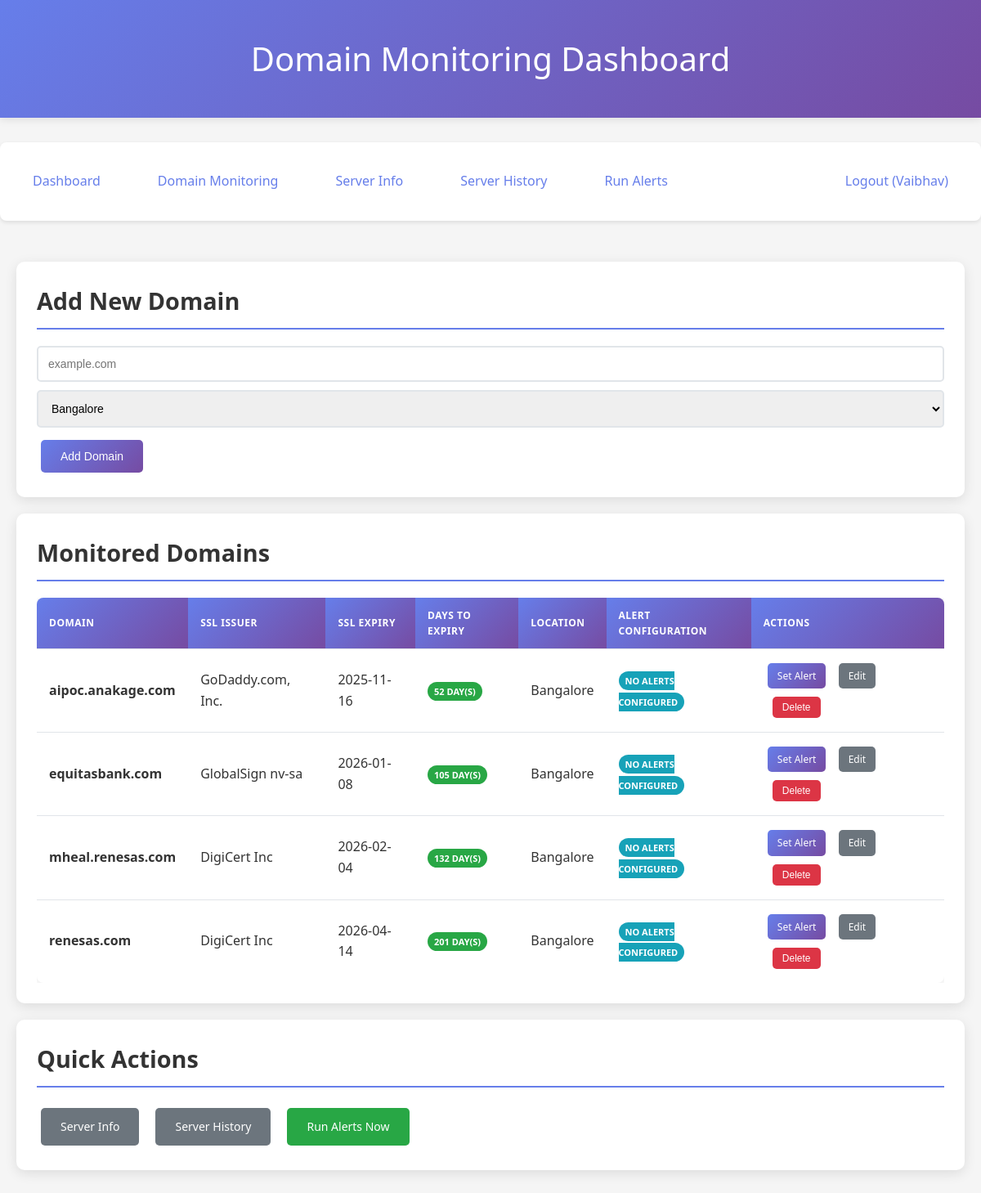
Page /domain (signed in) on the committed database.
### tables this page shows
CREATE TABLE users (
            id INTEGER PRIMARY KEY AUTOINCREMENT,
            name TEXT,
            email TEXT UNIQUE NOT NULL,
            password_hash TEXT NOT NULL,
            role TEXT NOT NULL,          -- super_admin, admin, super_analytics, analytics
            location TEXT                -- required for admin/analytics
        );

CREATE TABLE domains (
            id INTEGER PRIMARY KEY AUTOINCREMENT,
            name TEXT UNIQUE NOT NULL,
            registrar TEXT,
            creation_date TEXT,
            expiration_date TEXT,
            ssl_issuer TEXT,
            ssl_expiry TEXT,
            location TEXT
        );

### 1app.py (the view, shortened to what this page needs)
@app.route('/domain', methods=['GET', 'POST'])
@login_required
def domain():
    conn = get_db_connection()
    c = conn.cursor()
    user = get_current_user()
    base_sql = """
        SELECT d.name, d.registrar, d.creation_date, d.expiration_date, d.ssl_issuer, d.ssl_expiry, d.location,
               a.recipients, a.days_before, a.send_once, a.sent, a.frequency, a.end_date, a.active, a.last_sent
        FROM domains d
        LEFT JOIN domain_alerts a ON a.domain_name = d.name
    """
    params = []
    if user and user["role"] in ("admin", "analytics"):
        base_sql += " WHERE LOWER(d.location)=LOWER(?)"
        params.append(user["location"] or "")
    base_sql += " ORDER BY d.name"
    c.execute(base_sql, params)
    rows = c.fetchall()
    domains = []
    now = datetime.datetime.now()
    for r in rows:
        ssl_expiry = r["ssl_expiry"]
        days_left = None
        try:
            if ssl_expiry:
                expiry_dt = datetime.datetime.strptime(ssl_expiry, "%Y-%m-%d")
                days_left = (expiry_dt - now).days
        except Exception:
            days_left = None
        domains.append({
            "name": r["name"],
            "registrar": r["registrar"],
            "creation_date": r["creation_date"],
            "expiration_date": r["expiration_date"],
            "ssl_issuer": r["ssl_issuer"],
            "ssl_expiry": r["ssl_expiry"],
            "location": r["location"],
            "days_left": days_left,
            "alert_recipients": r["recipients"],
            "alert_days_before": r["days_before"],
            "alert_send_once": bool(r["send_once"]) if r["send_once"] is not None else False,
            "alert_sent": bool(r["sent"]) if r["sent"] is not None else False,
            "alert_frequency": r["frequency"],
            "alert_end_date": r["end_date"],
            "alert_active": bool(r["active"]) if r["active"] is not None else True,
            "alert_last_sent": r["last_sent"]
        })
    conn.close()
    return render_template('domain.html', domains=domains, now=now.date(), locations=get_locations(), user=user)

### 1app.py (called while the page is built)
def get_db_connection():
    conn = sqlite3.connect(DB_FILE)
    conn.row_factory = sqlite3.Row
    return conn

def get_current_user():
    user_id = session.get('user_id')
    if not user_id:
        return None
    conn = get_db_connection()
    c = conn.cursor()
    c.execute("SELECT id, name, email, role, location FROM users WHERE id = ?", (user_id,))
    row = c.fetchone()
    conn.close()
    return row

def login_required(view_func):
    @functools.wraps(view_func)
    def wrapper(*args, **kwargs):
        if not get_current_user():
            return redirect(url_for('login', next=request.path))
        return view_func(*args, **kwargs)
    return wrapper

def get_locations():
    conn = get_db_connection()
    c = conn.cursor()
    c.execute("SELECT name FROM locations ORDER BY name")
    rows = [r[0] for r in c.fetchall()]
    conn.close()
    return rows

### templates/domain.html (shortened to what this page needs)
<!DOCTYPE html>
<html>
<head>
    <link rel="stylesheet" href="{{ url_for('static', filename='style.css') }}">
</head>
<body>
    <header>
        <div class="container">
            <h1>Domain Monitoring Dashboard</h1>
        </div>
    </header>
    <nav>
        <div class="container">
            <ul>
                <li><a href="/">Dashboard</a></li>
                <li><a href="/domain">Domain Monitoring</a></li>
                <li><a href="/server">Server Info</a></li>
                <li><a href="/server/history">Server History</a></li>
                <li><a href="/run_alerts">Run Alerts</a></li>
                {% if user %}
                    <li style="margin-left:auto"><a href="/logout">Logout ({{ user.name }})</a></li>
                {% else %}
                    <li style="margin-left:auto"><a href="/login">Login</a></li>
                {% endif %}
            </ul>
        </div>
    </nav>
    <div class="container">
        <div class="card">
            <h2>Add New Domain</h2>
            <form method="POST" style="display: flex; gap: 10px; align-items: center; flex-wrap: wrap;">
                <input type="text" name="domain_name" placeholder="example.com" required class="form-control" style="flex: 1; min-width: 200px;">
                <select name="location" class="form-control" style="min-width: 180px;">
                    {% for loc in locations %}
                        <option value="{{ loc }}">{{ loc }}</option>
                    {% endfor %}
                </select>
                <button type="submit" class="btn btn-primary">Add Domain</button>
            </form>
        </div>
        {% if domains %}
            <div class="card">
                <h2>Monitored Domains</h2>
                <div class="table-container">
                    <table>
                        <thead>
                            <tr>
                                <th>Domain</th>
                                <th>SSL Issuer</th>
                                <th>SSL Expiry</th>
                                <th>Days to Expiry</th>
                                <th>Location</th>
                                <th>Alert Configuration</th>
                                <th>Actions</th>
                            </tr>
                        </thead>
                        <tbody>
                            {% for d in domains %}
                            <tr>
                                <td><strong>{{ d.name }}</strong></td>
                                <td>{{ d.ssl_issuer or '-' }}</td>
                                <td>{{ d.ssl_expiry or '-' }}</td>
                                <td>
                                    {% if d.days_left is not none %}
                                        {% if d.days_left < 0 %}
                                            <span class="badge badge-danger">Expired {{ -d.days_left }} day(s) ago</span>
                                        {% elif d.days_left <= 30 %}
                                            <span class="badge badge-warning">{{ d.days_left }} day(s)</span>
                                        {% else %}
                                            <span class="badge badge-success">{{ d.days_left }} day(s)</span>
                                        {% endif %}
                                    {% else %}
                                        <span class="badge badge-info">Unknown</span>
                                    {% endif %}
                                </td>
                                <td>{{ d.location or '-' }}</td>
                                <td>
                                    {% if d.alert_recipients %}
                                        <div style="font-size: 0.9em;">
                                            <div><strong>Recipients:</strong> {{ d.alert_recipients }}</div>
                                            <div><strong>Days before:</strong> {{ d.alert_days_before }}</div>
                                            <div><strong>Frequency:</strong> {{ d.alert_frequency or 'once' }}</div>
                                            <div><strong>Send once:</strong> {{ 'Yes' if d.alert_send_once else 'No' }}</div>
                                            <div><strong>Active:</strong> {{ 'Yes' if d.alert_active else 'No' }}</div>
                                            {% if d.alert_end_date %}
                                                <div><strong>Ends:</strong> {{ d.alert_end_date }}</div>
                                            {% endif %}
                                            {% if d.alert_last_sent %}
                                                <div><strong>Last Sent:</strong> {{ d.alert_last_sent }}</div>
                                            {% endif %}
                                            <div><strong>Status:</strong>
                                                <span class="badge {% if d.alert_sent %}badge-success{% else %}badge-warning{% endif %}">
                                                    {{ 'Sent' if d.alert_sent else 'Pending' }}
                                                </span>
                                            </div>
                                        </div>
                                    {% else %}
                                        <span class="badge badge-info">No alerts configured</span>
                                    {% endif %}
                                </td>
                                <td>
                                    <a href="{{ url_for('alert') }}?domain_name={{ d.name }}" class="btn btn-sm btn-primary">
                                        {{ 'Edit Alert' if d.alert_recipients else 'Set Alert' }}
                                    </a>
                                    <a href="/domain/edit/{{ d.name }}" class="btn btn-sm btn-secondary" style="margin-left:6px;">Edit</a>
                                    <form action="/domain/delete/{{ d.name }}" method="POST" style="display:inline-block; margin-left:6px;" onsubmit="return confirm('Delete domain \'"+ ({{ d.name|tojson }}) +"\'?');">
                                        <button type="submit" class="btn btn-sm btn-danger">Delete</button>
                                    </form>
                                </td>
                            </tr>
                            {% endfor %}
                        </tbody>
                    </table>
                </div>
            </div>
        {% else %}
            <div class="card">
                <div class="alert alert-info">
                    <strong>No domains configured yet.</strong> Add your first domain above to start monitoring SSL certificates and expiration dates.
                </div>
            </div>
        {% endif %}
        <div class="card">
            <h2>Quick Actions</h2>
            <div style="display: flex; gap: 10px; flex-wrap: wrap;">
                <a href="/server" class="btn btn-secondary">Server Info</a>
                <a href="/server/history" class="btn btn-secondary">Server History</a>
                <a href="/run_alerts" class="btn btn-success">Run Alerts Now</a>
            </div>
        </div>
    </div>
</body>
</html>

### static/style.css (style rules this page uses)
* { margin: 0; padding: 0; box-sizing: border-box; }
body { font-family: 'Segoe UI', Tahoma, Geneva, Verdana, sans-serif; line-height: 1.6; color: #333; background-color: #f5f5f5; }
.container { max-width: 1200px; margin: 0 auto; padding: 20px; }
header { background: linear-gradient(135deg, #667eea 0%, #764ba2 100%); color: white; padding: 20px 0; margin-bottom: 30px; box-shadow: 0 2px 10px rgba(0,0,0,0.1); }
header h1 { text-align: center; font-size: 2.5em; font-weight: 300; }
nav { background: white; padding: 15px 0; margin-bottom: 30px; box-shadow: 0 2px 5px rgba(0,0,0,0.1); border-radius: 8px; }
nav ul { list-style: none; display: flex; justify-content: center; gap: 30px; }
nav a { text-decoration: none; color: #667eea; font-weight: 500; padding: 10px 20px; border-radius: 5px; transition: all 0.3s ease; }
.card { background: white; padding: 25px; border-radius: 10px; box-shadow: 0 4px 15px rgba(0,0,0,0.1); margin-bottom: 20px; }
.card h2 { color: #333; margin-bottom: 20px; font-size: 1.8em; border-bottom: 2px solid #667eea; padding-bottom: 10px; }
.form-control { width: 100%; padding: 12px; border: 2px solid #e1e5e9; border-radius: 5px; font-size: 14px; transition: border-color 0.3s ease; }
.btn { padding: 12px 24px; border: none; border-radius: 5px; cursor: pointer; font-size: 14px; font-weight: 500; text-decoration: none; display: inline-block; transition: all 0.3s ease; margin: 5px; }
.btn-primary { background: linear-gradient(135deg, #667eea 0%, #764ba2 100%); color: white; }
.btn-secondary { background-color: #6c757d; color: white; }
.btn-danger { background-color: #dc3545; color: white; }
.btn-success { background-color: #28a745; color: white; }
.btn-sm { padding: 6px 12px; font-size: 12px; }
.table-container { overflow-x: auto; margin-top: 20px; }
table { width: 100%; border-collapse: collapse; background: white; border-radius: 8px; overflow: hidden; box-shadow: 0 2px 10px rgba(0,0,0,0.1); }
th, td { padding: 12px 15px; text-align: left; border-bottom: 1px solid #e1e5e9; }
th { background: linear-gradient(135deg, #667eea 0%, #764ba2 100%); color: white; font-weight: 600; text-transform: uppercase; font-size: 12px; letter-spacing: 0.5px; }
tr:last-child td { border-bottom: none; }
.badge { padding: 4px 8px; border-radius: 12px; font-size: 11px; font-weight: 600; text-transform: uppercase; }
.badge-success { background-color: #28a745; color: white; }
.badge-info { background-color: #17a2b8; color: white; }

### rows in the picture
users: name "Vaibhav"
domains: name "aipoc.anakage.com", ssl_issuer "GoDaddy.com, Inc.", ssl_expiry "2025-11-16", days_left "52", location "Bangalore", alert_recipients "Set Alert"
domains: name "equitasbank.com", ssl_issuer "GlobalSign nv-sa", ssl_expiry "2026-01-08", days_left "105", location "Bangalore", alert_recipients "Set Alert"
domains: name "mheal.renesas.com", ssl_issuer "DigiCert Inc", ssl_expiry "2026-02-04", days_left "132", location "Bangalore", alert_recipients "Set Alert"
domains: name "renesas.com", ssl_issuer "DigiCert Inc", ssl_expiry "2026-04-14", days_left "201", location "Bangalore", alert_recipients "Set Alert"

### other values in the picture
form field location "Bangalore"
